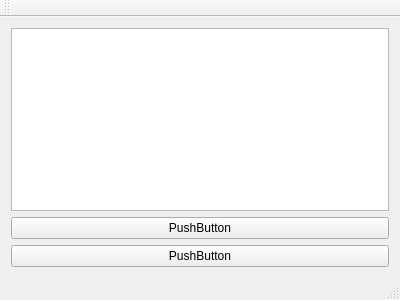
<?xml version="1.0" encoding="UTF-8"?>
<ui version="4.0">
 <class>MainWindow</class>
 <widget class="QMainWindow" name="MainWindow">
  <property name="geometry">
   <rect>
    <x>0</x>
    <y>0</y>
    <width>400</width>
    <height>300</height>
   </rect>
  </property>
  <property name="windowTitle">
   <string>MainWindow</string>
  </property>
  <widget class="QWidget" name="centralWidget">
   <layout class="QVBoxLayout" name="verticalLayout">
    <item>
     <widget class="GameView" name="graphicsView"/>
    </item>
    <item>
     <widget class="QPushButton" name="pushButton">
      <property name="text">
       <string>PushButton</string>
      </property>
     </widget>
    </item>
    <item>
     <widget class="QPushButton" name="pushButton_2">
      <property name="text">
       <string>PushButton</string>
      </property>
     </widget>
    </item>
   </layout>
  </widget>
  <widget class="QMenuBar" name="menuBar">
   <property name="geometry">
    <rect>
     <x>0</x>
     <y>0</y>
     <width>400</width>
     <height>21</height>
    </rect>
   </property>
  </widget>
  <widget class="QToolBar" name="mainToolBar">
   <attribute name="toolBarArea">
    <enum>TopToolBarArea</enum>
   </attribute>
   <attribute name="toolBarBreak">
    <bool>false</bool>
   </attribute>
  </widget>
  <widget class="QStatusBar" name="statusBar"/>
 </widget>
 <layoutdefault spacing="6" margin="11"/>
 <customwidgets>
  <customwidget>
   <class>GameView</class>
   <extends>QGraphicsView</extends>
   <header>front/gameview.h</header>
  </customwidget>
 </customwidgets>
 <resources/>
 <connections/>
</ui>
